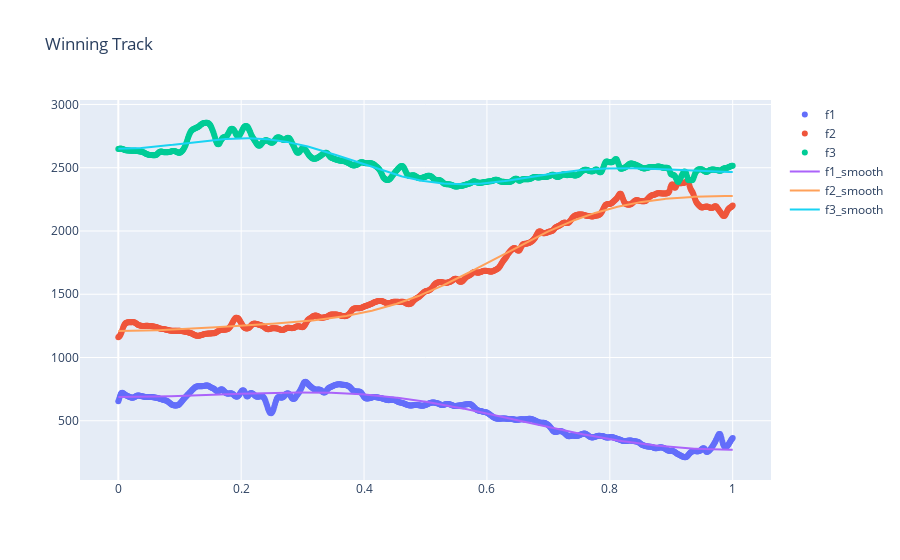

This figure's notebook cell:
### Code cell
fig = go.Figure()
fig.add_trace(go.Scatter(x=time_domain, y=winner_track[0,:],
                    mode='markers',
                    name='f1'))
fig.add_trace(go.Scatter(x=time_domain, y=winner_track[1,:],
                    mode='markers',
                    name='f2'))
fig.add_trace(go.Scatter(x=time_domain, y=winner_track[2,:],
                    mode='markers',
                    name='f3'))                    
fig.add_trace(go.Scatter(x=time_domain, y=winner_smooth[0,:],
                    mode='lines',
                    name='f1_smooth'))
fig.add_trace(go.Scatter(x=time_domain, y=winner_smooth[1,:],
                    mode='lines',
                    name='f2_smooth'))
fig.add_trace(go.Scatter(x=time_domain, y=winner_smooth[2,:],
                    mode='lines',
                    name='f3_smooth'))
fig.update_layout(
    title="Winning Track",
)
fig.show()

### Figure 1 — Plotly figure (JSON) as saved in the notebook; plotly's stock layout.template omitted (floating-point values rounded to 4 significant figures; data arrays with more than 128 entries replaced by an {"elided": "..."} marker saying what was removed)
{"data": [{"mode": "markers", "name": "f1", "type": "scatter", "x": {"elided": "769 float values"}, "y": {"elided": "769 float values"}}, {"mode": "markers", "name": "f2", "type": "scatter", "x": {"elided": "769 float values"}, "y": {"elided": "769 float values"}}, {"mode": "markers", "name": "f3", "type": "scatter", "x": {"elided": "769 float values"}, "y": {"elided": "769 float values"}}, {"mode": "lines", "name": "f1_smooth", "type": "scatter", "x": {"elided": "769 float values"}, "y": {"elided": "769 float values"}}, {"mode": "lines", "name": "f2_smooth", "type": "scatter", "x": {"elided": "769 float values"}, "y": {"elided": "769 float values"}}, {"mode": "lines", "name": "f3_smooth", "type": "scatter", "x": {"elided": "769 float values"}, "y": {"elided": "769 float values"}}], "layout": {"title": {"text": "Winning Track"}}}
